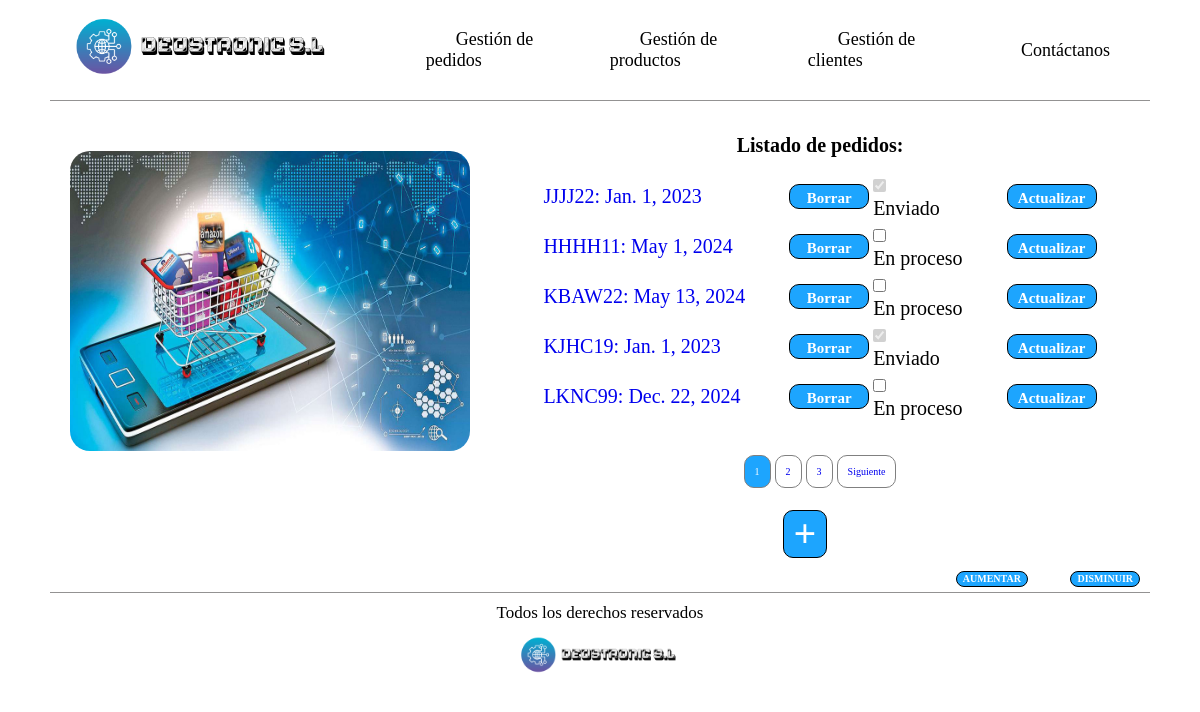
Page /deustronic/ on the earlier database version.
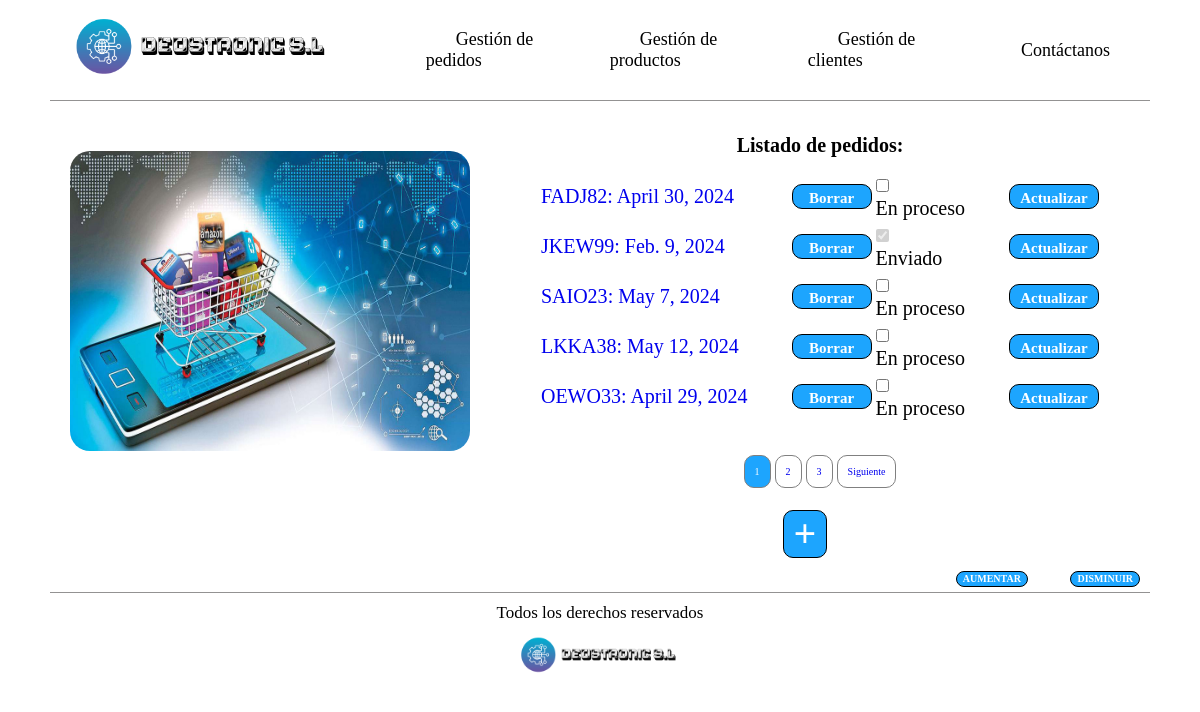
Same page on the later database version.
### empresaDjango/models.py (models this page shows, shortened)
class Pedido(models.Model):
    cliente = models.ForeignKey(Cliente, on_delete=models.CASCADE)
    cod_pedido = models.CharField(max_length=10, unique=True)
    fecha = models.DateField()
    precio_total = models.IntegerField(default=0)
    estado = models.BooleanField(default=False)

### empresaDjango/views.py (the view)
# urls.py: path('', views.index_pedidoListView.as_view(), name='index_ped'),
class index_pedidoListView(ListView):
    model = Pedido
    template_name = 'index_pedido.html'
    context_object_name = 'listado_pedidos'
    paginate_by = 5

### empresaDjango/templates/index_pedido.html (shortened to what this page needs)
{% extends 'base.html' %}
{% load static %}
{% block contenido %}
    <div class="contenedor-principal-index">
        <div class="parte-izquierda">
            <img src="{% static 'images/pedidos.png' %}" alt="Foto con un carrito de la compra simbolizando un pedido"/>
        </div>
        <div class="parte-derecha">
            <h1>Listado de pedidos:</h1>
            <table class="listados">
                {% for p in listado_pedidos %}
                    <tr>
                        <td>
                            <a href="{% url 'detail_ped' p.cod_pedido %}">
                                {{ p.cod_pedido }}: {{ p.fecha }}
                            </a>
                        </td>
                        <td>
                            <div class="boton_borrar boton">
                                <a href="{% url 'borrar_pedido' p.cod_pedido %}"> Borrar </a>
                            </div>
                        </td>
                        <td>
                            <div class="checkbox">
                                <input
                                        type="checkbox"
                                        id="checkbox_{{ p.cod_pedido }}"
                                        data-id="{{ p.cod_pedido }}"
                                        data-url="{% url 'actualizar_estado' p.cod_pedido %}"
                                        {% if p.estado %}checked disabled{% endif %}
                                >
                            </div>
                            <div id="textoEstado_{{ p.cod_pedido }}">{{ p.estado|yesno:"Enviado,En proceso" }}</div>
                        </td>
                        <td>
                            <div class="boton_actualizar boton">
                                <a href="{% url 'actualizar_pedido' p.cod_pedido %}">Actualizar </a>
                            </div>
                        </td>
                    </tr>
                {% endfor %}
            </table>
            {% if is_paginated %}
                <div class="contenedor-paginacion">
                    <ul class="paginacion">
                        {% for pagina in paginator.page_range %}
                            {% if page_obj.number == pagina %}
                                <li class="pagina pagina-actual">
                                    <a href="?page={{ pagina }}">{{ pagina }}</a>
                                </li>
                            {% else %}
                                <li class="pagina">
                                    <a href="?page={{ pagina }}">{{ pagina }}</a>
                                </li>
                            {% endif %}
                        {% endfor %}
                        {% if page_obj.has_next %}
                            <li class="pagina">
                                <a href="?page={{ page_obj.next_page_number }}">Siguiente</a>
                            </li>
                        {% endif %}
                    </ul>
                </div>
            {% endif %}
            <div class="boton_crear_pedidos boton">
                <a href="{% url 'pedido_create' %}"> + </a>
            </div>
        </div>
    </div>
{% endblock %}

Differences in the rows shown:
removed Pedido: cod_pedido "JJJJ22", fecha "Jan. 1, 2023", estado "☑", estado "Enviado"
removed Pedido: cod_pedido "HHHH11", fecha "May 1, 2024", estado "En proceso"
removed Pedido: cod_pedido "KBAW22", fecha "May 13, 2024", estado "En proceso"
removed Pedido: cod_pedido "KJHC19", fecha "Jan. 1, 2023", estado "☑", estado "Enviado"
removed Pedido: cod_pedido "LKNC99", fecha "Dec. 22, 2024", estado "En proceso"
added Pedido: cod_pedido "FADJ82", fecha "April 30, 2024", estado "En proceso"
added Pedido: cod_pedido "JKEW99", fecha "Feb. 9, 2024", estado "☑", estado "Enviado"
added Pedido: cod_pedido "SAIO23", fecha "May 7, 2024", estado "En proceso"
added Pedido: cod_pedido "LKKA38", fecha "May 12, 2024", estado "En proceso"
added Pedido: cod_pedido "OEWO33", fecha "April 29, 2024", estado "En proceso"
